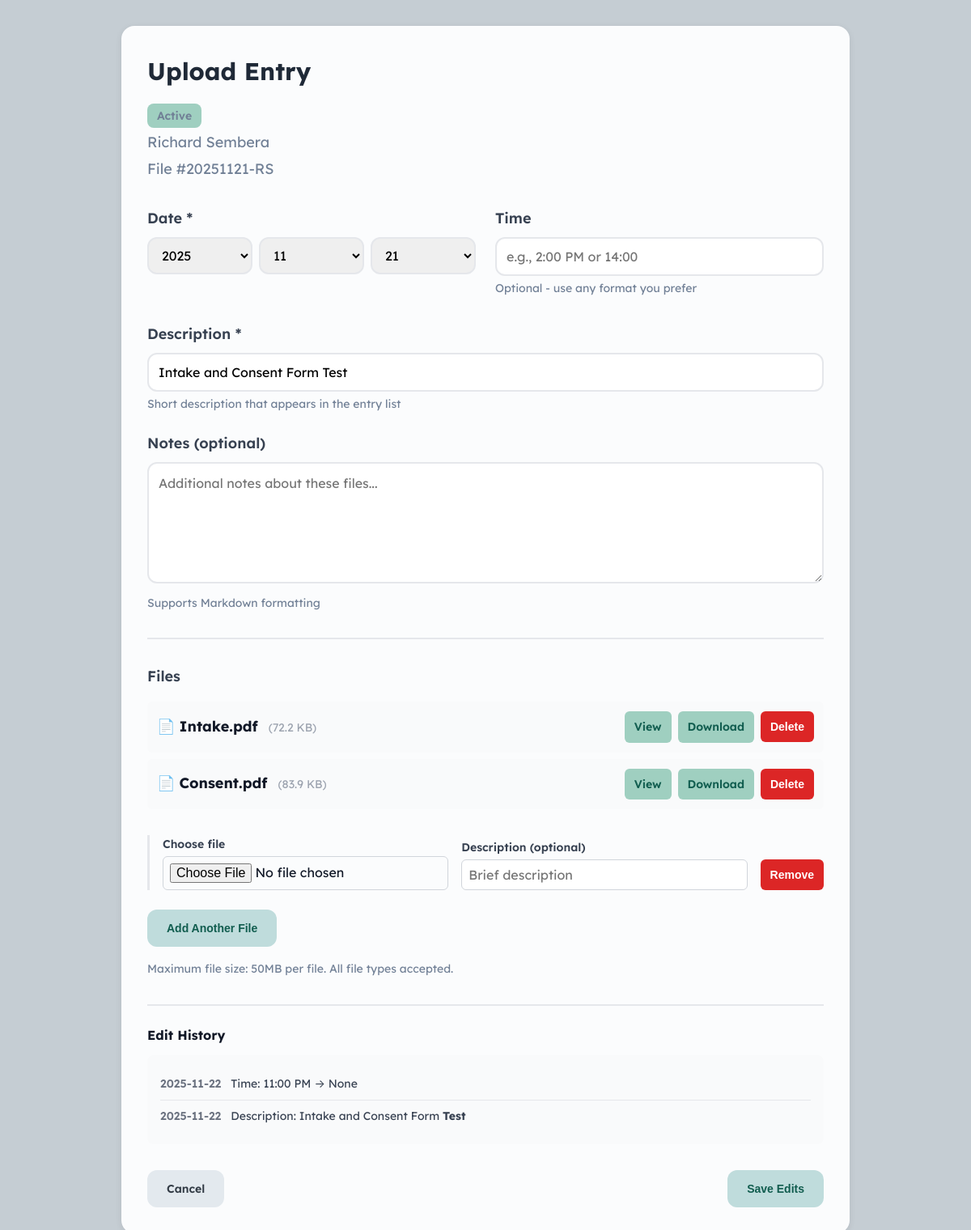
Page /client/1/upload/2 on the committed database.
### tables this page shows
CREATE TABLE client_types (
                id INTEGER PRIMARY KEY AUTOINCREMENT,
                name TEXT UNIQUE NOT NULL,
                color TEXT NOT NULL,
                color_name TEXT,
                bubble_color TEXT,
                retention_period INTEGER,
                is_system INTEGER DEFAULT 0,
                is_system_locked INTEGER DEFAULT 0,
                created_at INTEGER NOT NULL,
                modified_at INTEGER NOT NULL
            );

CREATE TABLE clients (
                id INTEGER PRIMARY KEY AUTOINCREMENT,
                file_number TEXT UNIQUE NOT NULL,
                first_name TEXT NOT NULL,
                middle_name TEXT,
                last_name TEXT NOT NULL,
                type_id INTEGER NOT NULL,
                session_offset INTEGER DEFAULT 0,
                created_at INTEGER NOT NULL,
                modified_at INTEGER NOT NULL,
                is_deleted INTEGER DEFAULT 0,
                FOREIGN KEY (type_id) REFERENCES client_types(id)
            );

CREATE TABLE entries (
                id INTEGER PRIMARY KEY AUTOINCREMENT,
                client_id INTEGER,
                class TEXT NOT NULL,
                created_at INTEGER NOT NULL,
                modified_at INTEGER NOT NULL,
                
                -- Common fields
                description TEXT,
                content TEXT,
                
                -- Profile-specific fields
                email TEXT,
                phone TEXT,
                home_phone TEXT,
                work_phone TEXT,
                text_number TEXT,
                address TEXT,
                date_of_birth TEXT,
                preferred_contact TEXT,
                ok_to_leave_message TEXT,
                emergency_contact_name TEXT,
                emergency_contact_phone TEXT,
                emergency_contact_relationship TEXT,
                referral_source TEXT,
                additional_info TEXT,
                
                -- Profile fee fields (primary individual session fees)
                fee_override_base REAL,
                fee_override_tax_rate REAL,
                fee_override_total REAL,
                default_session_duration INTEGER,
                
                -- Profile guardian/billing fields
                is_minor INTEGER DEFAULT 0,
                guardian1_name TEXT,
                guardian1_email TEXT,
                guardian1_phone TEXT,
                guardian1_address TEXT,
                guardian1_pays_percent INTEGER DEFAULT 100,
                has_guardian2 INTEGER DEFAULT 0,
                guardian2_name TEXT,
                guardian2_email TEXT,
                guardian2_phone TEXT,
                guardian2_address TEXT,
                guardian2_pays_percent INTEGER DEFAULT 0,
                
                -- Session-specific fields
                modality TEXT,
                format TEXT,
                session_number INTEGER,
                service TEXT,
                session_date INTEGER,
                session_time TEXT,
                duration INTEGER,
                base_fee REAL,
                tax_rate REAL,
                fee REAL,
                is_consultation INTEGER DEFAULT 0,
                is_pro_bono INTEGER DEFAULT 0,
                mood TEXT,
                affect TEXT,
                risk_assessment TEXT,
                
                -- Communication-specific fields
                comm_recipient TEXT,
                comm_type TEXT,
                comm_date INTEGER,
                comm_time TEXT,
                
                -- Absence-specific fields
                absence_date INTEGER,
                absence_time TEXT,
                
                -- Item-specific fields
                item_date INTEGER,
                item_time TEXT,
                base_price REAL,
                
                -- Upload-specific fields
                upload_date INTEGER,
                upload_time TEXT,
                
                 -- Ledger-specific fields (Income/Expense entries)
                ledger_date INTEGER,
                ledger_type TEXT,
                source TEXT,
                payee_id INTEGER,
                category_id INTEGER,
                base_amount REAL,
                tax_amount REAL,
                total_amount REAL,
                statement_id INTEGER,
                
                -- Statement-specific fields
                statement_total REAL,
                payment_status TEXT,
                payment_notes TEXT,
                date_sent INTEGER,
                date_paid INTEGER,
                is_void INTEGER DEFAULT 0,
                
                -- Edit tracking
                edit_history TEXT,
                locked INTEGER DEFAULT 0,
                locked_at INTEGER,
                
                FOREIGN KEY (client_id) REFERENCES clients(id)
            );

CREATE TABLE attachments (
                id INTEGER PRIMARY KEY AUTOINCREMENT,
                entry_id INTEGER NOT NULL,
                filename TEXT NOT NULL,
                description TEXT,
                filepath TEXT NOT NULL,
                filesize INTEGER,
                uploaded_at INTEGER NOT NULL,
                FOREIGN KEY (entry_id) REFERENCES entries(id)
            );

### web/app.py (the view, shortened to what this page needs)
@app.route('/client/<int:client_id>/upload/<int:entry_id>', methods=['GET', 'POST'])
def edit_upload(client_id, entry_id):
    client = db.get_client(client_id)
    if not client:
        return "Client not found", 404
    client_type = db.get_client_type(client['type_id'])
    upload = db.get_entry(entry_id)
    if not upload or upload['class'] != 'upload':
        return "Upload not found", 404
    from datetime import datetime
    upload_year = None
    upload_month = None
    upload_day = None
    if upload.get('upload_date'):
        upload_dt = datetime.fromtimestamp(upload['upload_date'])
        upload_year = upload_dt.year
        upload_month = upload_dt.month
        upload_day = upload_dt.day
    attachments = db.get_attachments(entry_id)
    edit_history = db.get_edit_history(entry_id)
    return render_template('entry_forms/upload.html',
                        client=client,
                        client_type=client_type,
                        entry=upload,
                        upload_year=upload_year,
                        upload_month=upload_month,
                        upload_day=upload_day,
                        attachments=attachments,
                        is_edit=True,
                        is_locked=False,  # Upload entries are never locked
                        edit_history=edit_history)

### web/templates/entry_forms/upload.html (shortened to what this page needs)
{% extends "base.html" %}
{% block extra_css %}
<link rel="stylesheet" href="{{ url_for('static', filename='css/upload.css') }}">
{% endblock %}
{% block content %}
<div class="card" style="max-width: 900px; margin: 0 auto;">
    <div style="display: flex; justify-content: space-between; align-items: start; margin-bottom: 2rem;">
        <div>
            <h2>Upload Entry</h2>
            <div style="color: #718096;">
                <div style="margin-bottom: 0.25rem;">
                    <span class="type-badge" style="background-color: {{ client_type['color'] }}">
                        {{ client_type['name'] }}
                    </span>
                </div>
                <div style="margin-bottom: 0.25rem;">
                    {{ client['first_name'] }} {% if client['middle_name'] %}{{ client['middle_name'] }}{% endif %} {{ client['last_name'] }}
                </div>
                <div>
                    File #{{ client['file_number'] }}
                </div>
            </div>
        </div>
    </div>
    <form method="POST" id="upload-form" enctype="multipart/form-data">
        <div style="display: grid; grid-template-columns: 1fr 1fr; gap: 1.5rem; margin-bottom: 0.5rem;">
            <div class="form-group">
                <label for="upload_date">Date *</label>
                <div class="date-input-group">
                    <select id="year" name="year" required>
                        {% for year in range(2025, 2019, -1) %}
                        <option value="{{ year }}"
                                {% if is_edit and upload_year == year %}selected
                                {% elif not is_edit and today_year == year %}selected{% endif %}>
                            {{ year }}
                        </option>
                        {% endfor %}
                    </select>
                    <select id="month" name="month" required>
                        {% for month in range(1, 13) %}
                        <option value="{{ month }}"
                                {% if is_edit and upload_month == month %}selected
                                {% elif not is_edit and today_month == month %}selected{% endif %}>
                            {{ '%02d'|format(month) }}
                        </option>
                        {% endfor %}
                    </select>
                    <select id="day" name="day" required>
                        {% for day in range(1, 32) %}
                        <option value="{{ day }}"
                                {% if is_edit and upload_day == day %}selected
                                {% elif not is_edit and today_day == day %}selected{% endif %}>
                            {{ '%02d'|format(day) }}
                        </option>
                        {% endfor %}
                    </select>
                </div>
            </div>
            <div class="form-group">
                <label for="upload_time">Time</label>
                <input type="text"
                       id="upload_time"
                       name="upload_time"
                       value="{% if entry %}{{ entry.upload_time or '' }}{% endif %}"
                       placeholder="e.g., 2:00 PM or 14:00">
                <p class="helper-text">Optional - use any format you prefer</p>
            </div>
        </div>
        <div class="form-group">
            <label for="description">Description *</label>
            <input type="text"
                   id="description"
                   name="description"
                   value="{{ entry.description if entry else '' }}"
                   placeholder="Brief summary (e.g., 'Consent and intake forms')"
                   required>
            <div class="helper-text">Short description that appears in the entry list</div>
        </div>
        <div class="form-group">
            <label for="content">Notes (optional)</label>
            <textarea id="content"
                      name="content"
                      placeholder="Additional notes about these files...">{{ entry.content if entry else '' }}</textarea>
            <div class="helper-text">
                Supports Markdown formatting
            </div>
        </div>
        <div class="form-group" style="margin-top: 2rem; padding-top: 2rem; border-top: 2px solid #E5E7EB;">
            <label style="font-size: 1.125rem; margin-bottom: 1rem; display: block;">Files</label>
            {% if is_edit and attachments %}
            <div class="attachment-list" style="margin-bottom: 1.5rem;">
                {% for attachment in attachments %}
                <div class="attachment-item" style="display: flex; align-items: center; padding: 0.75rem; background: #F9FAFB; border-radius: 0.375rem; margin-bottom: 0.5rem;">
                    <span style="flex: 1;">
                        📄 <strong>{{ attachment.filename }}</strong>
                        <span style="color: #9CA3AF; font-size: 0.875rem; margin-left: 0.5rem;">({{ (attachment.filesize / 1024) | round(1) }} KB)</span>
                    </span>
                    <a href="{{ url_for('view_attachment', attachment_id=attachment.id) }}"
                        target="_blank"
                        class="btn-small"
                        style="margin-right: 0.5rem;">View</a>
                    <a href="{{ url_for('download_attachment', attachment_id=attachment.id) }}"
                       class="btn-small" style="margin-right: 0.5rem;">Download</a>
                    <button type="button"
                            class="btn-small btn-danger"
                            onclick="deleteAttachment({{ attachment.id }})">Delete</button>
                </div>
                {% endfor %}
            </div>
            {% endif %}
            <div class="upload-section">
                <div id="file-inputs">
                    <div class="file-input-row" style="margin-bottom: 1rem;">
                        <div style="display: flex; gap: 1rem; align-items: end;">
                            <div style="flex: 2;">
                                <label style="display: block; margin-bottom: 0.25rem; font-size: 0.875rem; color: #374151;">
                                    Choose file
                                </label>
                                <input type="file"
                                       name="files[]"
                                       class="file-input"
                                       style="width: 100%; padding: 0.5rem; border: 1px solid #D1D5DB; border-radius: 0.375rem;">
                            </div>
                            <div style="flex: 2;">
                                <label style="display: block; margin-bottom: 0.25rem; font-size: 0.875rem; color: #374151;">
                                    Description (optional)
                                </label>
                                <input type="text"
                                       name="file_descriptions[]"
                                       placeholder="Brief description"
                                       style="width: 100%; padding: 0.5rem; border: 1px solid #D1D5DB; border-radius: 0.375rem;">
                            </div>
                            <button type="button"
                                    class="btn-small btn-danger remove-file-btn"
                                    style="white-space: nowrap;">Remove</button>
                        </div>
                    </div>
                </div>
                <button type="button"
                        id="add-file-btn"
                        class="btn"
                        style="margin-top: 0.5rem;">Add Another File</button>
                <div class="helper-text" style="margin-top: 1rem;">
                    Maximum file size: 50MB per file. All file types accepted.
                </div>
            </div>
        </div>
        {% if is_edit %}
            {% include 'components/edit_history.html' %}
        {% endif %}
    </form>
    <div style="display: flex; justify-content: space-between; align-items: center; margin-top: 2rem;">
        <a href="{{ url_for('client_file', client_id=client.id) }}" class="btn btn-secondary">Cancel</a>
        {% if is_edit %}
        <button type="submit" form="upload-form" class="btn">Save Edits</button>
        {% else %}
        <button type="submit" form="upload-form" class="btn">Save Upload</button>
        {% endif %}
    </div>
</div>
{% endblock %}

### web/templates/base.html (shortened to what this page needs)
<!DOCTYPE html>
<html lang="en">
<head>
    {% block extra_css %}{% endblock %}
</head>
<body>
    <main>
        {% block content %}{% endblock %}
    </main>
</body>
</html>

### web/templates/components/edit_history.html (shortened to what this page needs)
{% if edit_history %}
<div class="edit-history-section">
    <h4>Edit History</h4>
    <div class="history-list">
        {% for edit in edit_history %}
        <div class="history-item">
            <span class="timestamp">{{ edit.timestamp | timestamp_to_date }}</span>
            <span class="changes">{{ edit.description | safe }}</span>
        </div>
        {% endfor %}
    </div>
</div>
{% endif %}

### rows in the picture
client_types: name "Active"
clients: first_name "Richard", last_name "Sembera", file_number "20251121-RS"
entries: description "Intake and Consent Form Test"
attachments: filename "Intake.pdf", (attachment.filesize/1024)|round(1) "72.2"
attachments: filename "Consent.pdf", (attachment.filesize/1024)|round(1) "83.9"

### other values in the picture
{{ edit.timestamp | timestamp_to_date }} "2025-11-22" "2025-11-22"
{{ edit.description | safe }} "Time: 11:00 PM → None" "Description: Intake and Consent Form Test"
form field year "2025"
form field month "11"
form field day "21"
